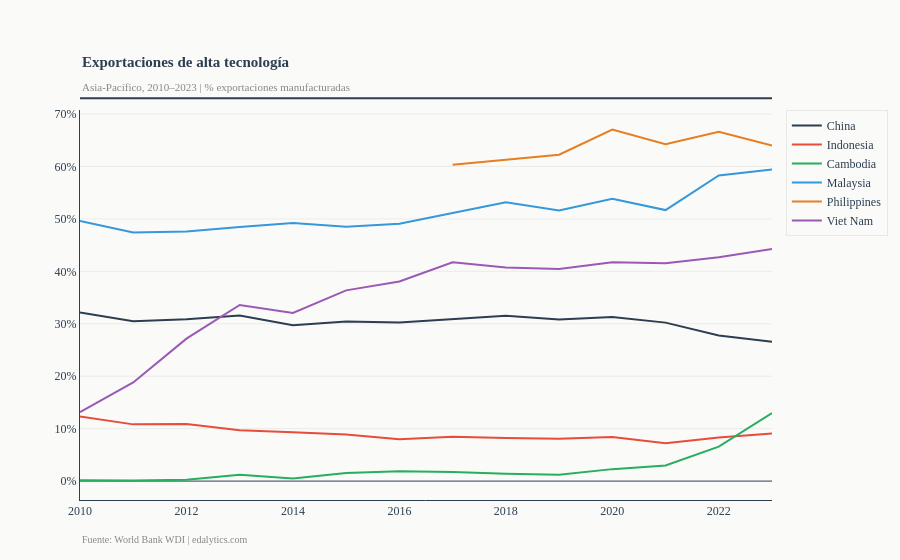

The notebook cell this image was saved under:
### Markdown cell above
El gráfico revela tres patrones estructurales en el crecimiento de la región 
durante el período 2010–2023.

**Convergencia a la baja pre-COVID.** China lidera el crecimiento en 2010 
con un 10.06% pero desacelera de forma sostenida hasta situarse en torno 
al 6% en 2017–2019, convergiendo hacia las tasas del resto de economías 
de la muestra. Esta trayectoria es consistente con la maduración gradual 
de una economía que transita desde el crecimiento extensivo hacia uno 
más intensivo en productividad.

**El shock de 2020.** La pandemia impacta de forma asimétrica: Filipinas 
registra la caída más severa (-10.55%), seguida de Malaysia (-6.71%) e 
Indonesia (-2.89%). Vietnam y Camboya muestran una resiliencia notable — 
Vietnam apenas cae a 1.92%, resultado de su integración en cadenas de 
valor globales que mantuvieron la demanda de exportaciones manufactureras 
incluso durante el confinamiento.

**Recuperación heterogénea post-2021.** Vietnam y Malaysia lideran el 
rebote en 2022 con crecimientos de 7.73%, mientras China se frena 
abruptamente hasta el 3.15% — reflejo de los efectos rezagados de su 
política de cero COVID y la crisis del sector inmobiliario. En 2023 
ningún país recupera los niveles de crecimiento pre-pandemia, lo que 
sugiere un cambio de régimen en la dinámica de crecimiento regional.

### Code cell
fig2 = go.Figure()

for i, country in enumerate(countries):
    d = df_long[df_long['Country'] == country]
    fig2.add_trace(go.Scatter(
        x=d['year'],
        y=d['tech_exports'],
        name=country,
        mode='lines',
        line=dict(color=COLORS[i], width=2)
    ))

fig2.update_layout(**BASE_LAYOUT, title=None)
add_title(fig2,
          'Exportaciones de alta tecnología',
          'Asia-Pacífico, 2010–2023 | % exportaciones manufacturadas')
fig2.update_yaxes(ticksuffix='%')
add_source(fig2)
fig2.show()

### Figure 1 — Plotly figure (JSON) as saved in the notebook; plotly's stock layout.template omitted (floating-point values rounded to 4 significant figures)
{"data": [{"line": {"color": "#2c3e50", "width": 2}, "mode": "lines", "name": "China", "type": "scatter", "x": [2010, 2011, 2012, 2013, 2014, 2015, 2016, 2017, 2018, 2019, 2020, 2021, 2022, 2023], "y": [32.15, 30.5, 30.86, 31.59, 29.7, 30.43, 30.25, 30.91, 31.55, 30.82, 31.28, 30.22, 27.77, 26.57]}, {"line": {"color": "#e74c3c", "width": 2}, "mode": "lines", "name": "Indonesia", "type": "scatter", "x": [2010, 2011, 2012, 2013, 2014, 2015, 2016, 2017, 2018, 2019, 2020, 2021, 2022, 2023], "y": [12.31, 10.82, 10.87, 9.676, 9.329, 8.89, 7.999, 8.446, 8.213, 8.092, 8.425, 7.201, 8.308, 9.083]}, {"line": {"color": "#27ae60", "width": 2}, "mode": "lines", "name": "Cambodia", "type": "scatter", "x": [2010, 2011, 2012, 2013, 2014, 2015, 2016, 2017, 2018, 2019, 2020, 2021, 2022, 2023], "y": [0.1534, 0.1148, 0.2591, 1.213, 0.5056, 1.535, 1.859, 1.742, 1.409, 1.194, 2.283, 2.981, 6.562, 12.99]}, {"line": {"color": "#3498db", "width": 2}, "mode": "lines", "name": "Malaysia", "type": "scatter", "x": [2010, 2011, 2012, 2013, 2014, 2015, 2016, 2017, 2018, 2019, 2020, 2021, 2022, 2023], "y": [49.61, 47.41, 47.57, 48.47, 49.22, 48.49, 49.06, 51.12, 53.18, 51.59, 53.81, 51.68, 58.28, 59.42]}, {"line": {"color": "#e67e22", "width": 2}, "mode": "lines", "name": "Philippines", "type": "scatter", "x": [2010, 2011, 2012, 2013, 2014, 2015, 2016, 2017, 2018, 2019, 2020, 2021, 2022, 2023], "y": [null, null, null, null, null, null, null, 60.32, 61.35, 62.25, 67.05, 64.23, 66.61, 63.98]}, {"line": {"color": "#9b59b6", "width": 2}, "mode": "lines", "name": "Viet Nam", "type": "scatter", "x": [2010, 2011, 2012, 2013, 2014, 2015, 2016, 2017, 2018, 2019, 2020, 2021, 2022, 2023], "y": [13.13, 18.81, 27.16, 33.6, 32.05, 36.37, 38.06, 41.74, 40.75, 40.43, 41.74, 41.54, 42.69, 44.26]}], "layout": {"annotations": [{"align": "left", "font": {"color": "#2c3e50", "family": "Georgia, serif", "size": 15}, "showarrow": false, "text": "<b>Exportaciones de alta tecnología</b>", "x": 0, "xref": "paper", "y": 1.15, "yref": "paper"}, {"align": "left", "font": {"color": "#888", "family": "Georgia, serif", "size": 11}, "showarrow": false, "text": "Asia-Pacífico, 2010–2023 | % exportaciones manufacturadas", "x": 0, "xref": "paper", "y": 1.08, "yref": "paper"}, {"align": "left", "font": {"color": "#888", "size": 10}, "showarrow": false, "text": "Fuente: World Bank WDI | edalytics.com", "x": 0, "xref": "paper", "y": -0.12, "yref": "paper"}], "font": {"color": "#2c3e50", "family": "Georgia, serif", "size": 12}, "legend": {"bgcolor": "#fafaf8", "bordercolor": "#e8e8e4", "borderwidth": 1, "font": {"color": "#2c3e50"}}, "margin": {"b": 60, "t": 110}, "paper_bgcolor": "#fafaf8", "plot_bgcolor": "#fafaf8", "shapes": [{"line": {"color": "#2c3e50", "width": 2}, "type": "line", "x0": 0, "x1": 1, "xref": "paper", "y0": 1.03, "y1": 1.03, "yref": "paper"}], "title": {}, "xaxis": {"gridcolor": "#e8e8e4", "gridwidth": 0.5, "linecolor": "#2c3e50", "showgrid": false, "tickfont": {"color": "#2c3e50"}}, "yaxis": {"gridcolor": "#e8e8e4", "gridwidth": 0.8, "linecolor": "#2c3e50", "tickfont": {"color": "#2c3e50"}, "ticksuffix": "%", "zeroline": true, "zerolinecolor": "#2c3e50", "zerolinewidth": 1}}}
